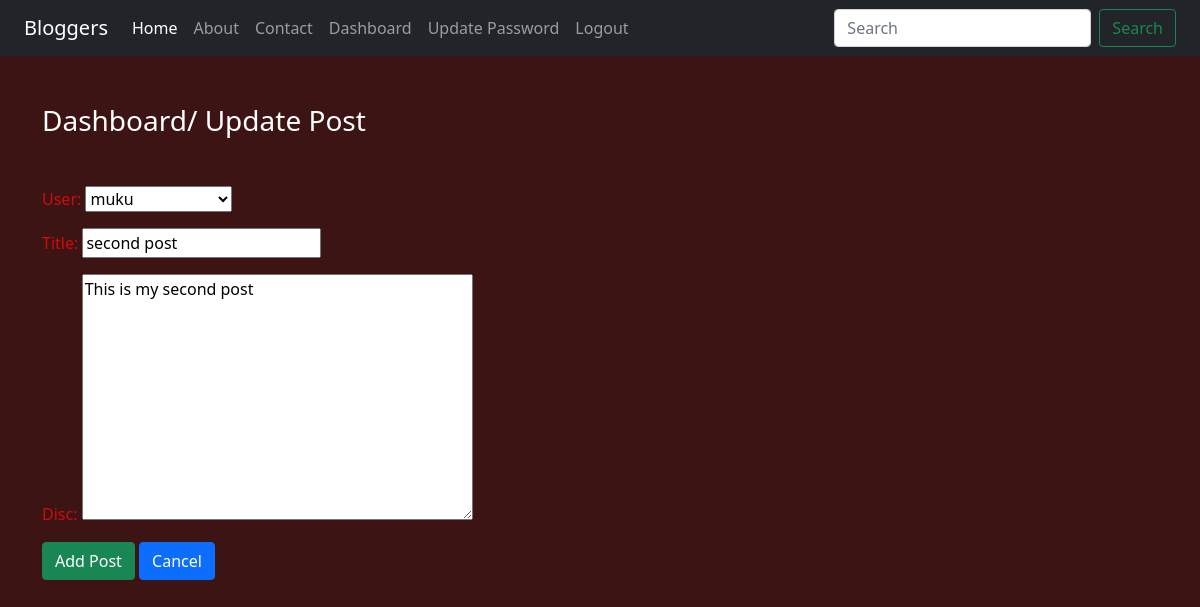
/updatepost/2/ (signed in), run on the app's committed database.
### blog/models.py (models this page shows)
class post(models.Model):
    user=models.ForeignKey(User,on_delete=models.CASCADE)
    title=models.CharField(max_length=200)
    disc=models.TextField()

### blog/views.py (the view)
# urls.py: path('updatepost/<int:id>/',views.updatepost,name='updatepost'),
def updatepost(request,id):
    if request.user.is_authenticated:
        if request.method=='POST':
            pi=post.objects.get(pk=id)
            fm=postform(request.POST,instance=pi)
            if fm.is_valid():
                fm.save()
                return HttpResponseRedirect('/dashboard/')
        else:
            pi=post.objects.get(pk=id)
            fm=postform(instance=pi)
        return render(request,'blog/updatepost.html',{'form':fm})
    else:
        return HttpResponseRedirect('/login/')

### blog/forms.py
class postform(forms.ModelForm):
    class Meta:
        model=post
        fields=['user','title','disc']

### blog/templates/blog/updatepost.html (shortened to what this page needs)
{% extends 'blog/base.html' %}
{% load static %}
{% block content %}
<div class="col-sm-10">
    <h3 class="text-white my-5">Dashboard/ Update Post</h3>
    <form action="" method="POST">
        {{form.as_p}}
        <input type="submit" class="btn btn-success" value="Add Post">
        <a href="{% url 'dashboard' %}" class="btn btn-primary">Cancel</a>
    </form>
</div>
{% endblock content %}

### blog/static/blog/css/style.css (style rules this page uses)
body { background-color: rgb(61, 20, 20); color: antiquewhite; }
form { color: rgb(211, 11, 11); }

### data on the page
post: user "muku", title "second post", disc "This is my second post"
